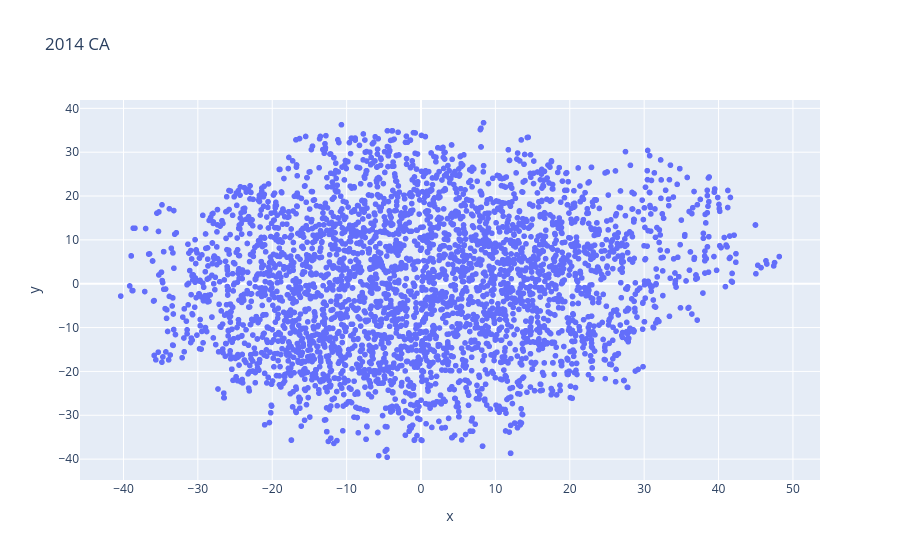

The code cell stored with this chart in its notebook:
### Code cell
fig = px.scatter(CA_x2d,
                     x="x",
                     y="y",
                     hover_data=['sbert_text','GlobalEventID'], # Display this on hover
                     title="2014 CA")
fig.show()

### Figure 1 — Plotly figure (JSON) as saved in the notebook; plotly's stock layout.template omitted (floating-point values rounded to 4 significant figures; data arrays with more than 128 entries replaced by an {"elided": "..."} marker saying what was removed)
{"data": [{"customdata": {"elided": "3747x2 mixed values"}, "hovertemplate": "x=%{x}<br>y=%{y}<br>sbert_text=%{customdata[0]}<br>GlobalEventID=%{customdata[1]}<extra></extra>", "legendgroup": "", "marker": {"color": "#636efa", "symbol": "circle"}, "mode": "markers", "name": "", "showlegend": false, "type": "scattergl", "x": {"elided": "3747 float values"}, "xaxis": "x", "y": {"elided": "3747 float values"}, "yaxis": "y"}], "layout": {"legend": {"tracegroupgap": 0}, "title": {"text": "2014 CA"}, "xaxis": {"anchor": "y", "domain": [0, 1], "title": {"text": "x"}}, "yaxis": {"anchor": "x", "domain": [0, 1], "title": {"text": "y"}}}}
